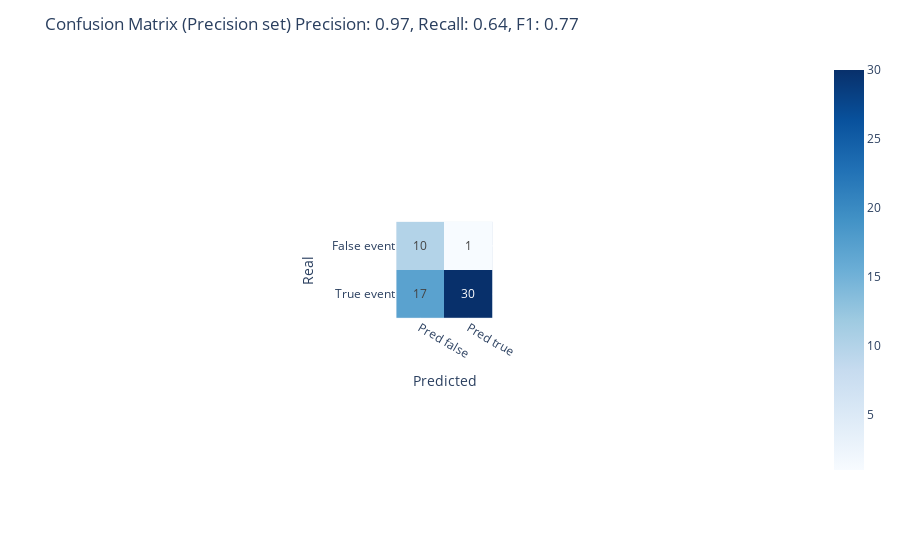

Notebook code cell kept with this figure:
### Code cell
cm_df = pd.DataFrame(cm, index=["False event", "True event"], columns=["Pred false", "Pred true"])
title_text = (f"Confusion Matrix (Precision set)\n"
              f"Precision: {prec_val:.2f}, Recall: {rec_val:.2f}, F1: {f1_val:.2f}")

fig = px.imshow(cm_df, text_auto=True, color_continuous_scale="Blues")
fig.update_layout(
    title=title_text,
    xaxis_title="Predicted",
    yaxis_title="Real"
)
fig.show()

### Figure 1 — Plotly figure (JSON) as saved in the notebook; plotly's stock layout.template omitted (floating-point values rounded to 4 significant figures)
{"data": [{"coloraxis": "coloraxis", "hovertemplate": "x: %{x}<br>y: %{y}<br>color: %{z}<extra></extra>", "name": "0", "texttemplate": "%{z}", "type": "heatmap", "x": ["Pred false", "Pred true"], "xaxis": "x", "y": ["False event", "True event"], "yaxis": "y", "z": [[10, 1], [17, 30]]}], "layout": {"autosize": true, "coloraxis": {"colorscale": [[0, "rgb(247,251,255)"], [0.125, "rgb(222,235,247)"], [0.25, "rgb(198,219,239)"], [0.375, "rgb(158,202,225)"], [0.5, "rgb(107,174,214)"], [0.625, "rgb(66,146,198)"], [0.75, "rgb(33,113,181)"], [0.875, "rgb(8,81,156)"], [1, "rgb(8,48,107)"]]}, "margin": {"t": 60}, "title": {"text": "Confusion Matrix (Precision set)\nPrecision: 0.97, Recall: 0.64, F1: 0.77"}, "xaxis": {"anchor": "y", "autorange": true, "constrain": "domain", "domain": [0.4339, 0.5661], "range": [-0.5, 1.5], "scaleanchor": "y", "title": {"text": "Predicted"}, "type": "category"}, "yaxis": {"anchor": "x", "autorange": true, "constrain": "domain", "domain": [0, 1], "range": [1.5, -0.5], "title": {"text": "Real"}, "type": "category"}}}
